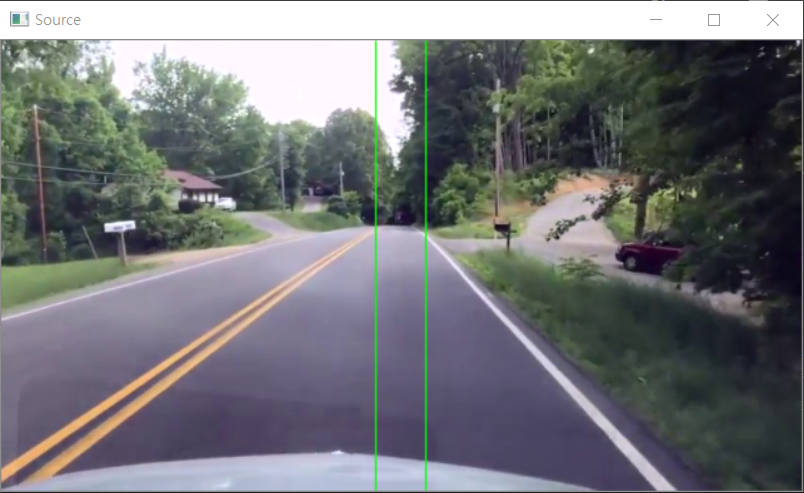
#> input picture images/example_image1.png, 804 x 493 px, given in place of video1.mp4, which was not available
$ python lane_detect.py
#> lines starting #> are read from the running program, lines starting #| are printed output that depends on the picture; after the words box and inside, x2 and y2 are one past the last pixel; in counts of white or black regions, pixels touching at a corner belong together; pictures that were not available may be replaced by others from this repository, and a replacement may not be noted
### test_module.py
# import RPi.GPIO as GPIO
# from time import sleep
# import keyboard

# Motor Status
STOP = 0
MOVE = 1

# GPIO PIN
PIN1 = 17
PIN2 = 22
PIN3 = 27

DC = 0
HZ = 1

def setting():
    print("setting")
    return None
    # [6 lines of commented-out code are left out]

def move(direction, pwm=None):
    if direction == "forward":
        print("\tforward")
        # GPIO.output(PIN2, MOVE)
        # GPIO.output(PIN3, MOVE)
    elif direction == "right":
        print("\tright")
        # GPIO.output(PIN2, STOP)
        # GPIO.output(PIN3, MOVE)
    elif direction == "left":
        print("\tleft")
        # GPIO.output(PIN2, MOVE)
        # GPIO.output(PIN3, STOP)
    else:
        print(direction)
        # print("Wrong Direction")
        # exit(1)
    # pwm.start(DC)

def stop(pwm):
    print("\tstop")
    # GPIO.output(PIN2, STOP)
    # GPIO.output(PIN3, STOP)
    # pwm.start(DC)

def cleanup():
    print("cleanup")
    # GPIO.cleanup()

### lane_detect.py
import cv2
import math
import numpy as np
import test_module as test

# 상수 선언
INF = 9999
YET = 0
WIDTH = 639
HEIGHT = 359

centerX = 319
font = cv2.FONT_HERSHEY_DUPLEX
polygons = np.array([
        [(0, HEIGHT-100), (WIDTH, HEIGHT-100), (WIDTH-199, HEIGHT-210), (199, HEIGHT-210)]
    ])

def canny(image):
    blur = cv2.GaussianBlur(image,(5,5),0)
    canny = cv2.Canny(blur, 50, 200, None, 3)
    return canny

def region_of_interest(image, color):
    mask = np.zeros_like(image)
    cv2.fillPoly(mask, polygons, color)
    masked_image = cv2.bitwise_and(image, mask)
    return masked_image

def red_filter(image):
    lower = np.array([0, 0, 200])
    upper = np.array([0, 0, 255])
    mask = cv2.inRange(image, lower, upper)
    out = cv2.bitwise_and(image, image, mask=mask)
    return out

# 라즈베리파이 모터 초기설정
pwm = test.setting()

# 카메라 장치로부터 영상 받기
# cap = cv2.VideoCapture(0)

# 비디오 파일로부터 영상 받기
cap = cv2.VideoCapture("./samples/video1.mp4")

while True:
    ret, src = cap.read()
#> src is the input picture: shape (493, 804, 3); mean B, G, R 119.7, 116.6, 114.8
    src = cv2.resize(src, (WIDTH+1, HEIGHT+1))
#> src: shape (360, 640, 3)

    dst = canny(src)
#> in canny, `canny = cv2.Canny(blur, 50, 200, None, 3)`:
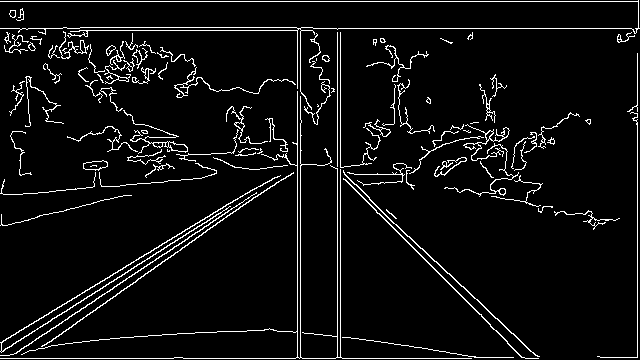
#> canny: shape (360, 640); 5.7% white in thin lines or dots
    masked_dst = region_of_interest(dst, (255, 255, 255))
#> in region_of_interest, `cv2.fillPoly(mask, polygons, color)`:
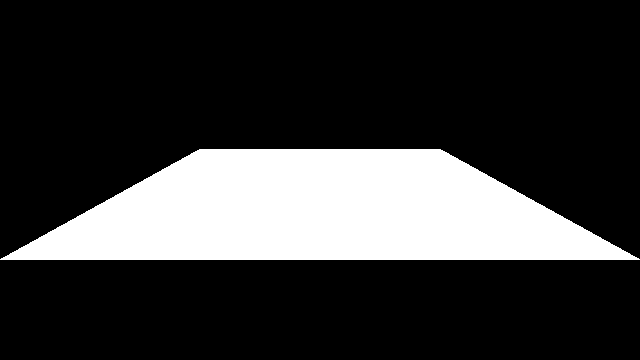
#> mask: shape (360, 640); 21.3% white; 1 white region, box (x1, y1, x2, y2) and area: (0, 149, 640, 260) 49040
#> in region_of_interest, `masked_image = cv2.bitwise_and(image, mask)`: masked_image: shape (360, 640); 1.2% white in thin lines or dots, all inside (x1, y1, x2, y2) = (108, 149, 638, 260)
    cdstP = cv2.cvtColor(masked_dst, cv2.COLOR_GRAY2BGR)

    masked_cdstP = region_of_interest(cdstP, (255, 255, 255))
    masked_src = region_of_interest(src, (255, 255, 255))
#> call 3 of region_of_interest, with color = (255, 255, 255)
#> in region_of_interest (call 3), `masked_image = cv2.bitwise_and(image, mask)`:
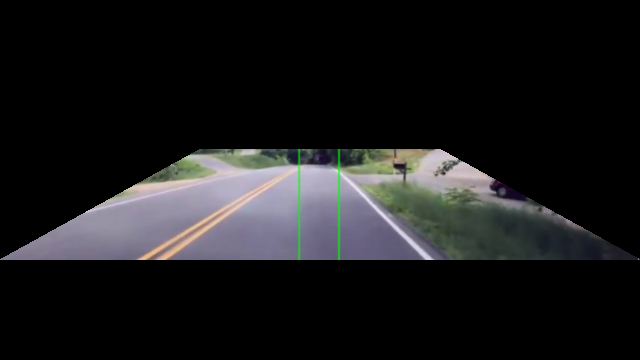
#> masked_image: shape (360, 640, 3); mean B, G, R 27.2, 26, 26.1

    linesP = cv2.HoughLinesP(masked_dst, 1, np.pi / 180, 50, None, minLineLength=50, maxLineGap=10)
#> linesP = 16 rows, first 6: [329, 163, 425, 259], [136, 259, 256, 187], [297, 259, 297, 149], [196, 237, 304, 164], [337, 259, 337, 149], [367, 196, 432, 259]

    if linesP is not None:
        lLine = [YET, YET, YET, YET]
        rLine = [YET, YET, YET, YET]
        left_count = 0
        right_count = 0

        for i in range(0, len(linesP)):
            l = linesP[i][0]
            # l[0] : startX
            # l[1] : startY
            # l[2] : endX
            # l[3] : endY

            # 각도가 20<= deg <=160 일때만 출력
            grad = (l[3] - l[1]) / (l[2] - l[0])
            rad = math.atan(grad)
            deg = math.degrees(rad)
            deg = (deg + 360) % 180

            if deg>=90 and deg<=160:
                # left 차선 탐지
                lLine[0] = lLine[0] + l[0]
                lLine[1] = lLine[1] + l[1]
                lLine[2] = lLine[2] + l[2]
                lLine[3] = lLine[3] + l[3]
                left_count = left_count + 1
            elif deg>=20 and deg<=90:
                # right 차선 탐지
                rLine[0] = rLine[0] + l[0]
                rLine[1] = rLine[1] + l[1]
                rLine[2] = rLine[2] + l[2]
                rLine[3] = rLine[3] + l[3]
                right_count = right_count + 1
#> this loop made 16 passes
#> (l, grad, rad, deg, right_count) on passes 1, 6: ([329, 163, 425, 259], 1, 0.785, 45, 1), ([367, 196, 432, 259], 0.969, 0.77, 44.1, 2)
#> (l, grad, rad, deg) on passes 2, 3, 4, 5, 7, 8: ([136, 259, 256, 187], -0.6, -0.54, 149), ([297, 259, 297, 149], -inf, -1.57, 90), ([196, 237, 304, 164], -0.676, -0.594, 145.9), ([337, 259, 337, 149], -inf, -1.57, 90), ([155, 259, 251, 195], -0.667, -0.588, 146.3), ([340, 259, 340, 149], -inf, -1.57, 90)
#> after the loop, lLine = [2369, 2819, 3040, 1951]; left_count = 11; rLine = [696, 359, 857, 518]; right_count = 2

        # 배열의 저장된 모든 점의 평균값을 구함
        if left_count != 0:
            lLine[0] = lLine[0] / left_count
            lLine[1] = lLine[1] / left_count
            lLine[2] = lLine[2] / left_count
            lLine[3] = lLine[3] / left_count
        if right_count != 0:
            rLine[0] = rLine[0] / right_count
            rLine[1] = rLine[1] / right_count
            rLine[2] = rLine[2] / right_count
            rLine[3] = rLine[3] / right_count

        # left 평균 차선(Red) 출력
        cv2.line(masked_cdstP, (int(lLine[0]), int(lLine[1])),
                         (int(lLine[2]), int(lLine[3])), (0, 0, 255), 10, cv2.LINE_AA)
        # right 평균 차선(Red) 출력
        cv2.line(masked_cdstP, (int(rLine[0]), int(rLine[1])),
                     (int(rLine[2]), int(rLine[3])), (0, 0, 255), 10, cv2.LINE_AA)
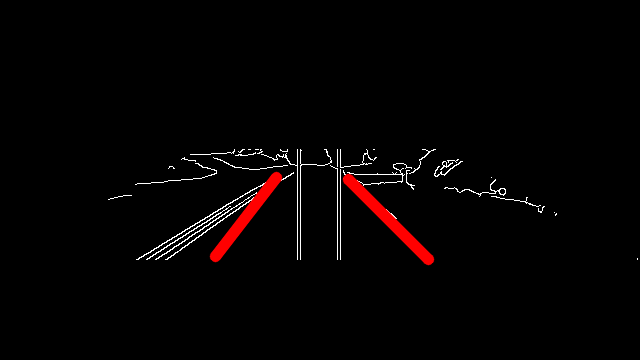
#> masked_cdstP: shape (360, 640, 3); mean B, G, R 2.5, 2.5, 5.3

        # 변환
        lStart = [int(lLine[0]), int(lLine[1])]
#> lStart = [215, 256]
        lEnd = [int(lLine[2]), int(lLine[3])]
#> lEnd = [276, 177]
        rStart = [int(rLine[0]), int(rLine[1])]
#> rStart = [348, 179]
        rEnd = [int(rLine[2]), int(rLine[3])]
#> rEnd = [428, 259]

    fm_cdstP = red_filter(masked_cdstP)
#> in red_filter, `mask = cv2.inRange(image, lower, upper)`:
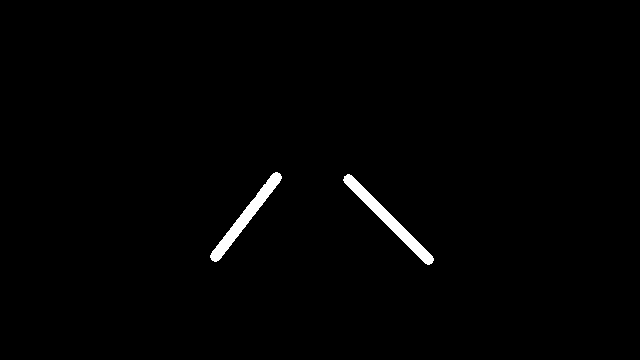
#> mask: shape (360, 640); 1.1% white; 2 white regions, box (x1, y1, x2, y2) and area: (343, 174, 434, 265) 1287, (210, 172, 282, 262) 1169

    # 차선 분석 기준선(Green) 출력
    cv2.line(src, (centerX-20, 0), (centerX-20, 359), (0, 255, 0), 1, cv2.LINE_AA)
    cv2.line(src, (centerX+20, 0), (centerX+20, 359), (0, 255, 0), 1, cv2.LINE_AA)
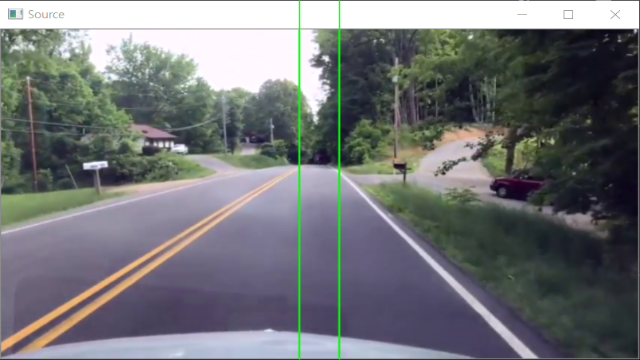
#> src: shape (360, 640, 3); mean B, G, R 119.2, 116.7, 114.3
    cv2.line(fm_cdstP, (centerX-20, 0), (centerX-20, 359), (0, 255, 0), 1, cv2.LINE_AA)
    cv2.line(fm_cdstP, (centerX+20, 0), (centerX+20, 359), (0, 255, 0), 1, cv2.LINE_AA)

    lGrad = INF
    rGrad = INF
    if lStart[0]!=YET and rStart[0]!=YET:
        # left right 모두 차선 탐지가 된 경우
        if lStart[1] != lStart[0]:
            # 중앙선 침범이 아니라면
            lGrad = (lStart[1] - lEnd[1]) / (lStart[0] - lEnd[0])
#> lGrad = -1.3
        if rStart[1] != rStart[0]:
            # 중앙선 침범이 아니라면
            rGrad = (rStart[1] - rEnd[1]) / (rStart[0] - rEnd[0])
#> rGrad = 1

        # x절편, y절편, 교점
        l_yInter = lStart[1] - lGrad * lStart[0]
#> l_yInter = 534.4
        r_yInter = rStart[1] - rGrad * rStart[0]
#> r_yInter = -169
        l_xInter = (-1 * l_yInter) / lGrad
#> l_xInter = 412.7
        r_xInter = (HEIGHT - r_yInter) / rGrad
#> r_xInter = 528
        crossX = (r_yInter - l_yInter) / (lGrad - rGrad)
#> crossX = 306.5
        crossY = int(lGrad * crossX + l_yInter)
#> crossY = 137

        if crossX < centerX-20:
            # 교점이 left 에 있을 때
            test.move("left")
            cv2.putText(fm_cdstP, "left", (centerX - 200, 80), font, 2, (255, 255, 255), 2, cv2.LINE_AA)
        elif crossX > centerX+20:
            # 교점이 right 에 있을 때
            test.move("right")
            cv2.putText(fm_cdstP, "right", (centerX + 80, 80), font, 2, (255, 255, 255), 2, cv2.LINE_AA)
        else:
            # 교점이 center 에 있을 때
            test.move("forward")
            cv2.putText(fm_cdstP, "forward", (centerX - 120, 340), font, 2, (255, 255, 255), 2, cv2.LINE_AA)

        # left 연장선(Red) 출력
        cv2.line(fm_cdstP, (0, int(l_yInter)), (int(l_xInter), 0), (127, 127, 255), 1, cv2.LINE_AA)
        # right 연장선(Red) 출력
        cv2.line(fm_cdstP, (int((-1 * r_yInter) / rGrad), 0), (int(r_xInter), HEIGHT),
                 (127, 127, 255), 1, cv2.LINE_AA)

        # 교점 출력
        if crossY>=0 and crossY<=HEIGHT:
            cv2.circle(fm_cdstP, (int(crossX), crossY), 1, (255, 0, 0), 10)
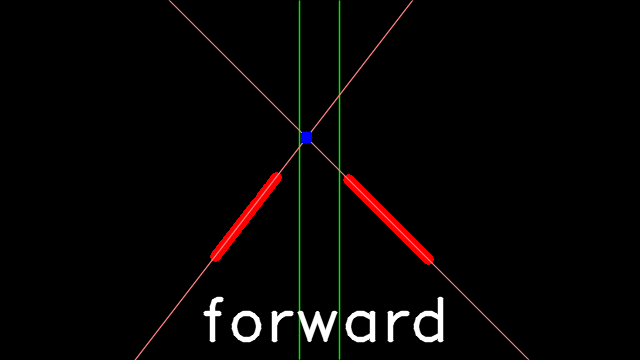
#> fm_cdstP: shape (360, 640, 3); mean B, G, R 3.9, 4.8, 6.8

    elif lStart[0]!=YET and rStart[0]==YET:
        # left 차선만 탐지된 경우
        test.move("only on right")
        cv2.putText(fm_cdstP, "right", (centerX + 80, 80), font, 2, (255, 255, 255), 2, cv2.LINE_AA)
    elif lStart[0]==YET and rStart[0]!=YET:
        # right 차선만 탐지된 경우
        test.move("only on left")
        cv2.putText(fm_cdstP, "left", (centerX - 200, 80), font, 2, (255, 255, 255), 2, cv2.LINE_AA)
    else:
        # 둘다 탐지가 안된 경우
        test.move("forward")
        cv2.putText(fm_cdstP, "forward", (centerX - 120, 340), font, 2, (255, 255, 255), 2, cv2.LINE_AA)

    # 출력
    cv2.imshow("Source", src)
    cv2.imshow("Detected Lines (in red) - Probabilistic Line Transform", fm_cdstP)

    # 키보드 q가 눌리면 중단
    if cv2.waitKey(1)&0xFF == ord('q'):
#> (key q is pressed here)
        break

cap.release()
cv2.destroyAllWindows()

test.stop(pwm)
test.cleanup()

$ run again, on images/example_image2.png
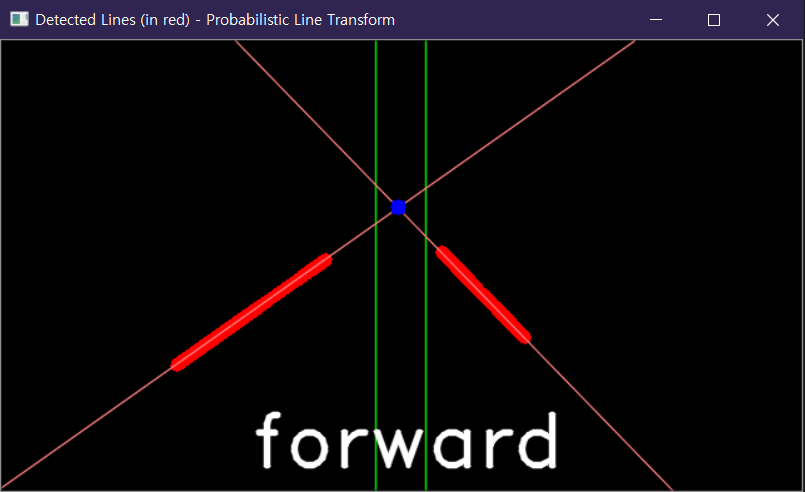
#> input picture images/example_image2.png, 805 x 492 px, given in place of video1.mp4, which was not available
#> src is the input picture: shape (492, 805, 3); mean B, G, R 11.8, 9.3, 12.3
#> in canny, `canny = cv2.Canny(blur, 50, 200, None, 3)`:
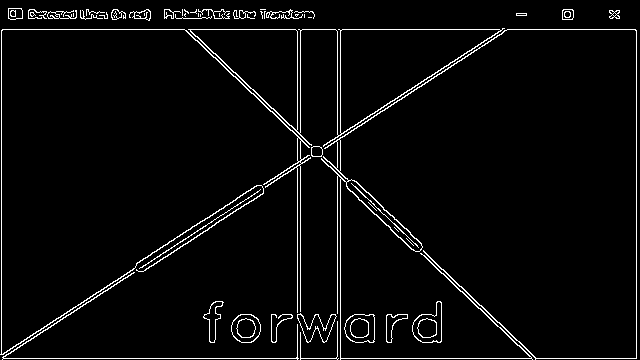
#> canny: shape (360, 640); 3.7% white in thin lines or dots
#> masked_image: shape (360, 640); 0.71% white in thin lines or dots, all inside (x1, y1, x2, y2) = (1, 149, 637, 260)
#> masked_image: shape (360, 640, 3)
#> linesP = 13 rows, first 6: [237, 205, 322, 150], [143, 259, 258, 185], [300, 259, 300, 149], [160, 259, 263, 192], [361, 193, 431, 259], [337, 259, 337, 149]
#> the loop `for i in range(0, len(linesP)):` made 13 passes
#> (l, grad, rad, deg) on passes 1 to 8: ([237, 205, 322, 150], -0.647, -0.574, 147.1), ([143, 259, 258, 185], -0.643, -0.572, 147.2), ([300, 259, 300, 149], -inf, -1.57, 90), ([160, 259, 263, 192], -0.65, -0.577, 147), ([361, 193, 431, 259], 0.943, 0.756, 43.32), ([337, 259, 337, 149], -inf, -1.57, 90), ([297, 259, 297, 149], -inf, -1.57, 90), ([340, 259, 340, 149], -inf, -1.57, 90)
#> after the loop `for i in range(0, len(linesP)):`: lLine = [2191, 2232, 2620, 1512]; left_count = 9; rLine = [1387, 718, 1641, 958]; right_count = 4
#> lStart = [243, 248]
#> lEnd = [291, 168]
#> rStart = [346, 179]
#> rEnd = [410, 239]
#> lGrad = -1.67
#> rGrad = 0.938
#> l_yInter = 653
#> r_yInter = -145.4
#> l_xInter = 391.8
#> r_xInter = 538
#> crossX = 306.6
#> crossY = 142
#> `cv2.circle(fm_cdstP, (int(crossX), crossY), 1, (255, 0, 0), 10)`:
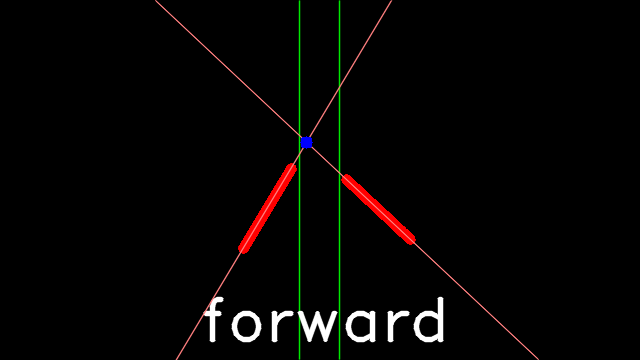
#> fm_cdstP: shape (360, 640, 3); mean B, G, R 3.9, 4.8, 6.5

$ run again, on images/example_image3.png
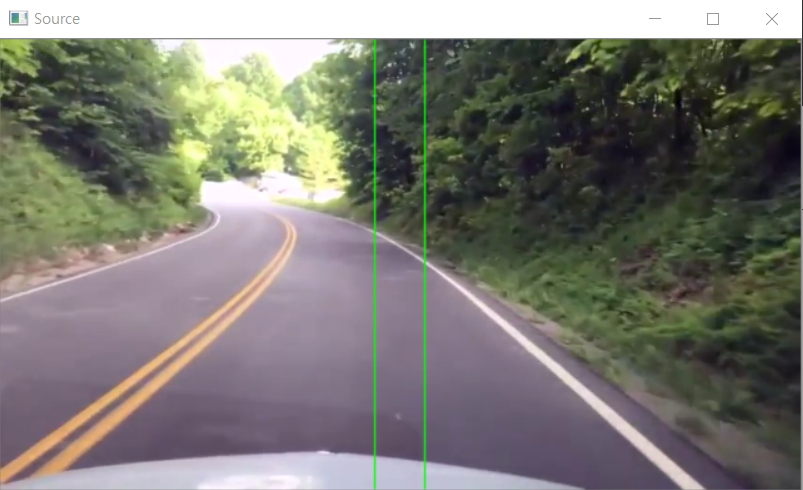
#> input picture images/example_image3.png, 803 x 490 px, given in place of video1.mp4, which was not available
#> src is the input picture: shape (490, 803, 3); mean B, G, R 114.7, 121.8, 123.1
#> canny: shape (360, 640); 4.1% white in thin lines or dots
#> masked_image: shape (360, 640); 0.78% white in thin lines or dots, all inside (x1, y1, x2, y2) = (128, 149, 638, 260)
#> masked_image: shape (360, 640, 3)
#> linesP = [[340, 259, 340, 149], [337, 259, 337, 149], [141, 258, 202, 210], [297, 259, 297, 149], [300, 259, 300, 149], [342, 192, 435, 259], [350, 201, 419, 255], [128, 259, 193, 213], [147, 259, 207, 210]]
#> the loop `for i in range(0, len(linesP)):` made 9 passes
#> (l, grad, rad, deg, right_count) on passes 6 to 7: ([342, 192, 435, 259], 0.72, 0.624, 35.77, 1), ([350, 201, 419, 255], 0.783, 0.664, 38.05, 2)
#> after the loop `for i in range(0, len(linesP)):`: lLine = [1690, 1812, 1876, 1229]; left_count = 7; rLine = [692, 393, 854, 514]; right_count = 2
#> lStart = [241, 258]
#> lEnd = [268, 175]
#> rStart = [346, 196]
#> rEnd = [427, 257]
#> `cv2.line(src, (centerX+20, 0), (centerX+20, 359), (0, 255, 0), 1, cv2...`:
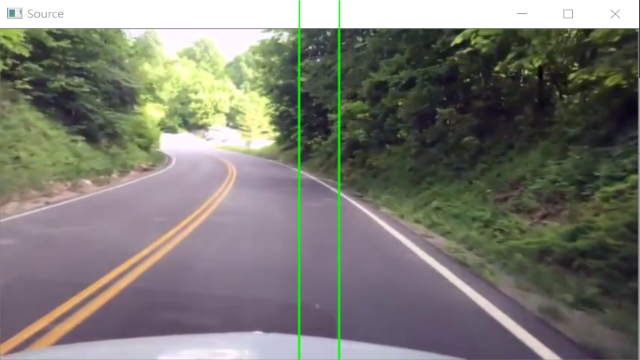
#> src: shape (360, 640, 3); mean B, G, R 114.3, 122.1, 122.7
#> lGrad = -3.07
#> rGrad = 0.753
#> l_yInter = 998.9
#> r_yInter = -64.57
#> l_xInter = 324.9
#> r_xInter = 562.4
#> crossX = 277.9
#> crossY = 144
#> `cv2.circle(fm_cdstP, (int(crossX), crossY), 1, (255, 0, 0), 10)`:
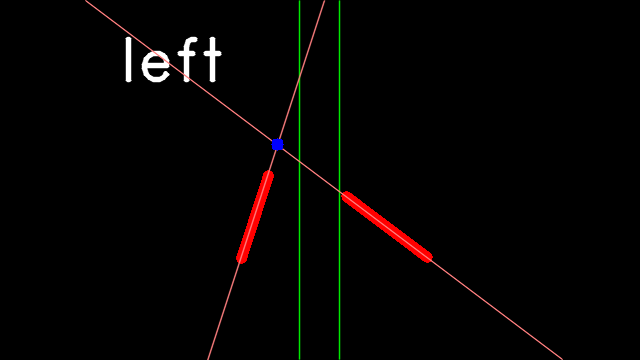
#> fm_cdstP: shape (360, 640, 3); mean B, G, R 2.3, 3.2, 5

$ run again, on images/example_image4.png
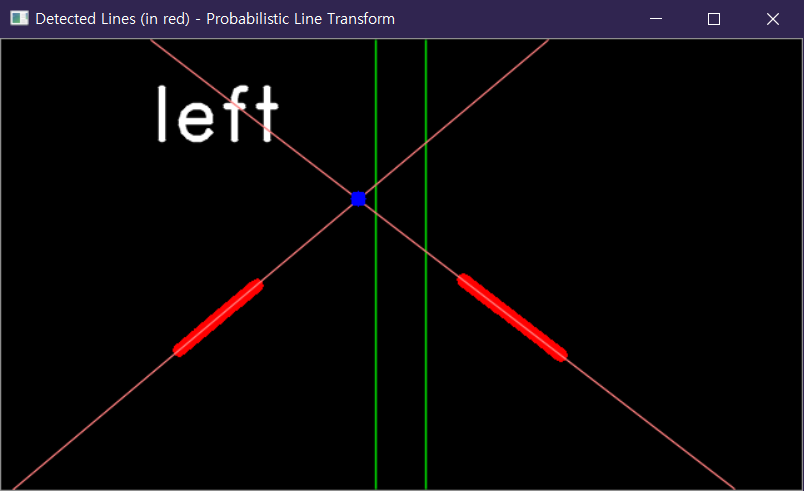
#> input picture images/example_image4.png, 804 x 491 px, given in place of video1.mp4, which was not available
#> src is the input picture: shape (491, 804, 3); mean B, G, R 10.2, 7.7, 10.2
#> canny: shape (360, 640); 3.5% white in thin lines or dots
#> masked_image: shape (360, 640); 0.71% white in thin lines or dots, all inside (x1, y1, x2, y2) = (1, 149, 638, 260)
#> masked_image: shape (360, 640, 3)
#> linesP = 14 rows, first 6: [287, 150, 396, 226], [292, 149, 395, 222], [181, 228, 282, 150], [340, 259, 340, 149], [300, 259, 300, 149], [366, 210, 436, 259]
#> the loop `for i in range(0, len(linesP)):` made 14 passes
#> (l, grad, rad, deg) on passes 1 to 8: ([287, 150, 396, 226], 0.697, 0.609, 34.89), ([292, 149, 395, 222], 0.709, 0.617, 35.33), ([181, 228, 282, 150], -0.772, -0.658, 142.3), ([340, 259, 340, 149], -inf, -1.57, 90), ([300, 259, 300, 149], -inf, -1.57, 90), ([366, 210, 436, 259], 0.7, 0.611, 34.99), ([199, 211, 263, 160], -0.797, -0.673, 141.4), ([337, 259, 337, 149], -inf, -1.57, 90)
#> after the loop `for i in range(0, len(linesP)):`: lLine = [2158, 2182, 2505, 1472]; left_count = 9; rLine = [1647, 888, 2124, 1223]; right_count = 5
#> lStart = [239, 242]
#> lEnd = [278, 163]
#> rStart = [329, 177]
#> rEnd = [424, 244]
#> lGrad = -2.03
#> rGrad = 0.705
#> l_yInter = 726.1
#> r_yInter = -55.03
#> l_xInter = 358.5
#> r_xInter = 587.1
#> crossX = 286
#> crossY = 146
#> `cv2.circle(fm_cdstP, (int(crossX), crossY), 1, (255, 0, 0), 10)`:
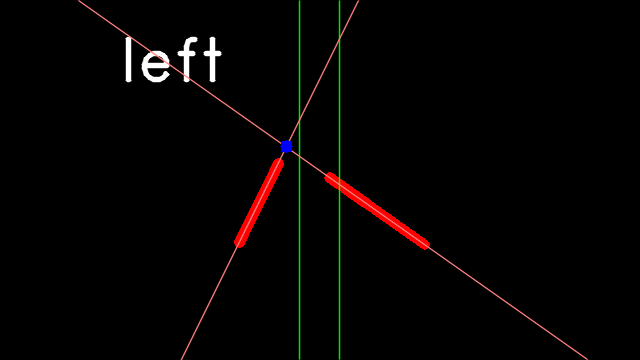
#> fm_cdstP: shape (360, 640, 3); mean B, G, R 2.3, 3.3, 5.1
